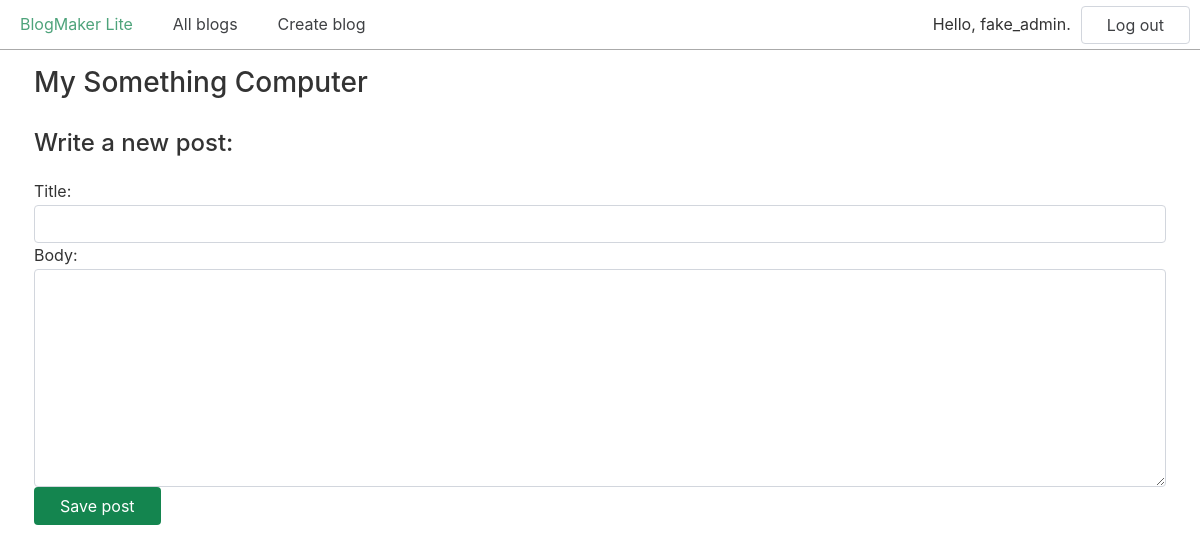
Page /new_post/1/ (signed in) on the earlier database version.
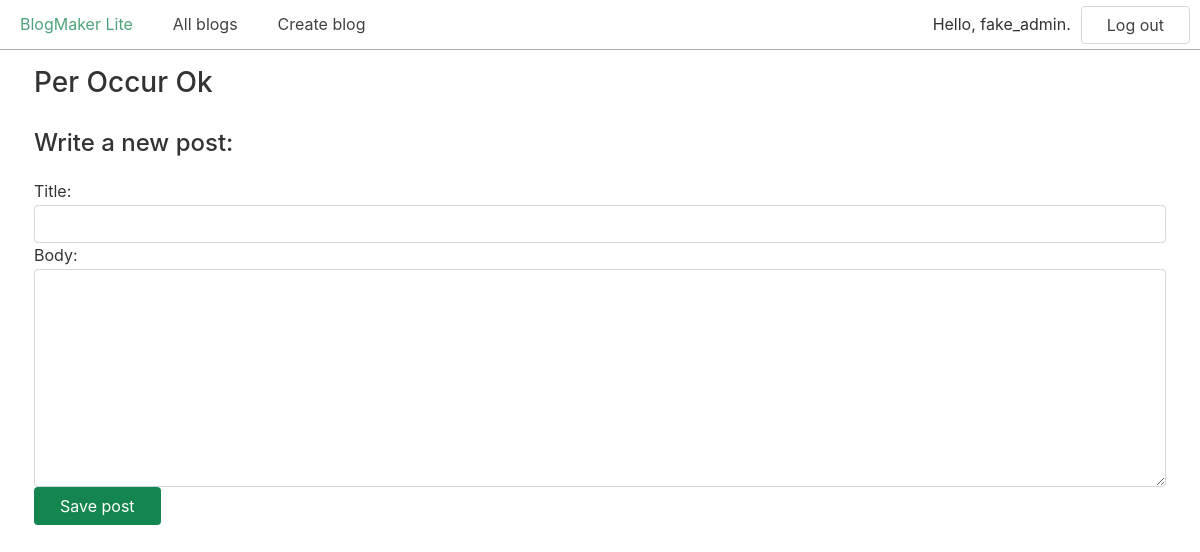
Same page on the later database version.
### blogs/models.py (models this page shows, shortened)
class Blog(models.Model):
    title = models.CharField(max_length=200)
    description = models.TextField()
    date_added = models.DateTimeField(auto_now_add=True)
    owner = models.ForeignKey(User, on_delete=models.CASCADE)

### blogs/views.py (the view, shortened to what this page needs)
# urls.py: path("new_post/<int:blog_id>/", views.new_post, name="new_post"),
@login_required
def new_post(request, blog_id):
    blog = Blog.objects.get(id=blog_id)
    if request.method != "POST":
        form = BlogPostForm()
    context = {"form": form, "blog": blog}
    return render(request, "blogs/new_post.html", context)

### blogs/forms.py
class BlogPostForm(forms.ModelForm):
    class Meta:
        model = BlogPost
        fields = ["title", "body"]

### blogs/templates/blogs/new_post.html (shortened to what this page needs)
{% extends "blogs/base.html" %}
{% block content %}
  <h2>{{ blog.title }}</h2>
  <h3>Write a new post:</h3>
  <form action="{% url 'blogs:new_post' blog.id %}" method="post">
    {{ form.as_div }}
    <button class="button primary" name="submit">Save post</button>
  </form>
{% endblock content %}

Differences in the rows shown:
changed Blog: title "My Something Computer" → "Per Occur Ok"
